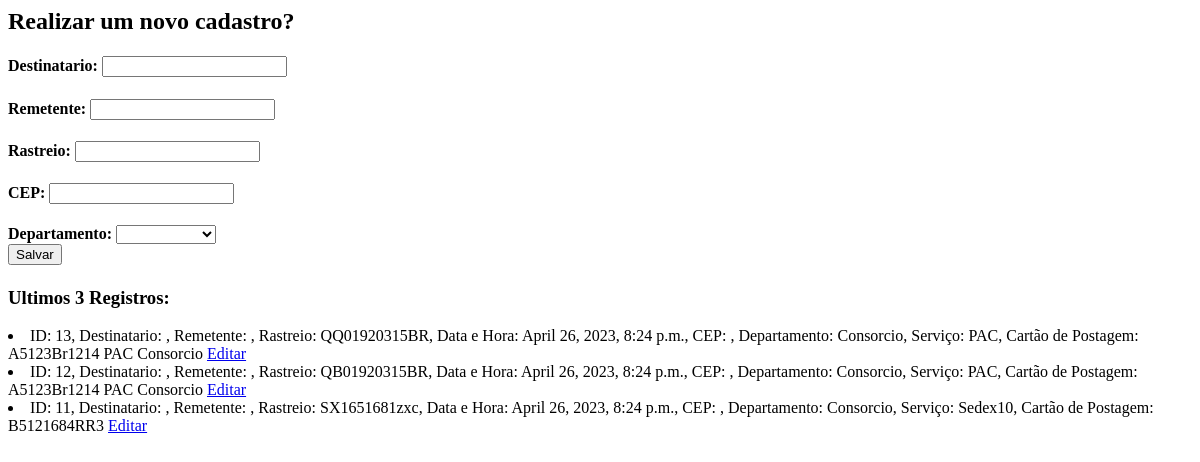
The page /envios/cadastro on the database as committed earlier.
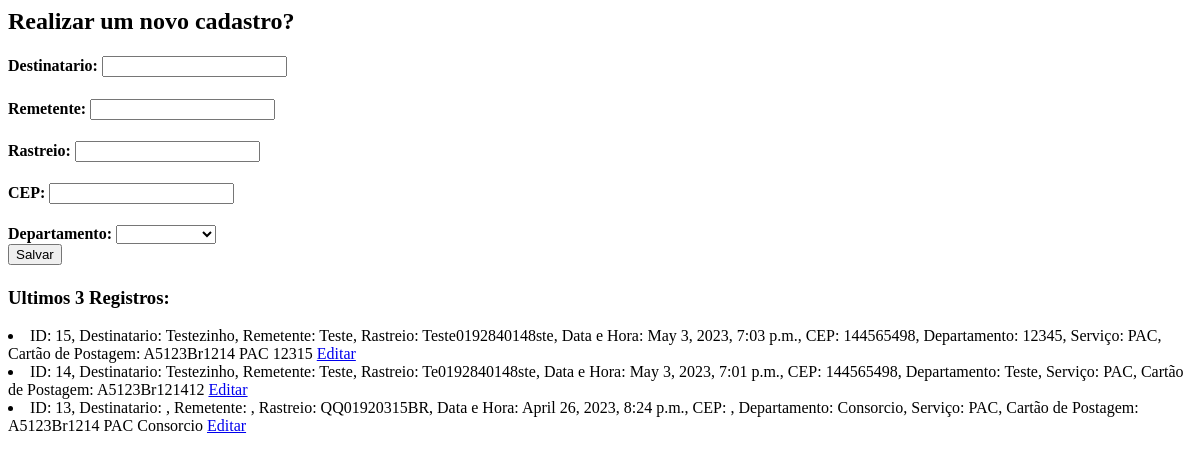
The same page on the database as committed later.
### envios/models.py (models this page shows, shortened)
class Envio(models.Model):
    destinatario = models.CharField(max_length=100, null=False)
    remetente = models.CharField(max_length=100)
    rastreio = models.CharField(max_length=100, unique=True, blank=True)
    cep = models.CharField(max_length=100)
    departamento = models.ForeignKey(Setores, on_delete=models.PROTECT)
    servico = models.ForeignKey(EtiquetaCorreios, on_delete=models.PROTECT)
    postagem = models.ForeignKey(CodigoPostagem, on_delete=models.PROTECT)
    data = models.DateTimeField(blank=True, default=timezone.now)
    data_att = models.DateTimeField(null=True)

class EtiquetaCorreios(models.Model):
    servico = models.CharField(max_length=50)
    codigo = models.CharField(max_length=2)
    def __str__(self):
        return self.servico

class CodigoPostagem(models.Model):
    departamento = models.ForeignKey(Setores, on_delete=models.PROTECT)
    servico = models.ForeignKey(EtiquetaCorreios, on_delete=models.PROTECT)
    postagem = models.CharField(max_length=50, unique=True)
    def __str__(self):
        return self.postagem
    class Meta:
        unique_together = ('departamento', 'servico',)

### recebimentos/models.py (models this page shows)
class Setores(models.Model):
    departamento = models.CharField(max_length=100,null=True,blank=False, unique=True)
    def __str__(self):
        return self.departamento

### envios/views.py (the view)
# urls.py: path('cadastro', home_envio),
def home_envio(request):
    envios = Envio.objects.all()
    departamento = request.GET.get('departamento')
    servico = request.GET.get('servico')
    serv = EtiquetaCorreios.objects.values('servico').distinct()
    dep = Setores.objects.all()
    post = CodigoPostagem.objects.filter(departamento=departamento, servico=servico)
    ultimo = Envio.objects.all().order_by('-id')[:3]
    return render(request, "envios.html", {"envios": envios, "post":post, "serv":serv, "dep":dep, "ultimo":ultimo})

### envios/templates/envios.html (shortened to what this page needs)
<body>
    <h2>Realizar um novo cadastro? </h2>
    <form action="{% url 'salvar_envio' %}" method="POST">
        <h4>Destinatario: <input type="text" name="destinatario"></h4>
        <h4>Remetente: <input type="text" name="remetente"></h4>
        <h4>Rastreio: <input type="text" name="rastreio"></h4>
        <h4>CEP: <input type="text" name="cep"></h4>
        <h4>Departamento: <select name="departamento"></h4>
            <option value="{{post.departamento}}" selected disabled hidden> {{post.departamento}} </option>
            {% for deps in dep %}
                <option value="{{deps.departamento}}">{{deps.departamento}} </option>
            {% endfor %}
        <br/>
        <button type="submit">Salvar</button>
    </form>
    <h3>Ultimos 3 Registros:</h3>
    {% for envio in ultimo %}
        <li> ID: {{ envio.id }}, Destinatario: {{envio.destinatario}}, Remetente: {{envio.remetente}}, Rastreio: {{envio.rastreio}}, Data e Hora: {{envio.data}},
            CEP: {{envio.cep}}, Departamento: {{envio.departamento}}, Serviço: {{envio.servico}}, Cartão de Postagem: {{envio.postagem}}
        <a href="{% url 'editar_envio' envio.id %}">Editar</a>
        </li>
    {% endfor %}
</body>

Rows that differ between the two databases and show on the page:
no longer on this page (row unchanged): Envio: id "12", rastreio "QB01920315BR", data "April 26, 2023, 8:24 p.m.", departamento "Consorcio", servico "PAC", postagem "A5123Br1214 PAC Consorcio"
no longer on this page (row unchanged): Envio: id "11", rastreio "SX1651681zxc", data "April 26, 2023, 8:24 p.m.", departamento "Consorcio", servico "Sedex10", postagem "B5121684RR3"
added Envio: id "15", destinatario "Testezinho", remetente "Teste", rastreio "Teste0192840148ste", data "May 3, 2023, 7:03 p.m.", cep "144565498", departamento "12345", servico "PAC", postagem "A5123Br1214 PAC 12315"
added Envio: id "14", destinatario "Testezinho", remetente "Teste", rastreio "Te0192840148ste", data "May 3, 2023, 7:01 p.m.", cep "144565498", departamento "Teste", servico "PAC", postagem "A5123Br121412"
